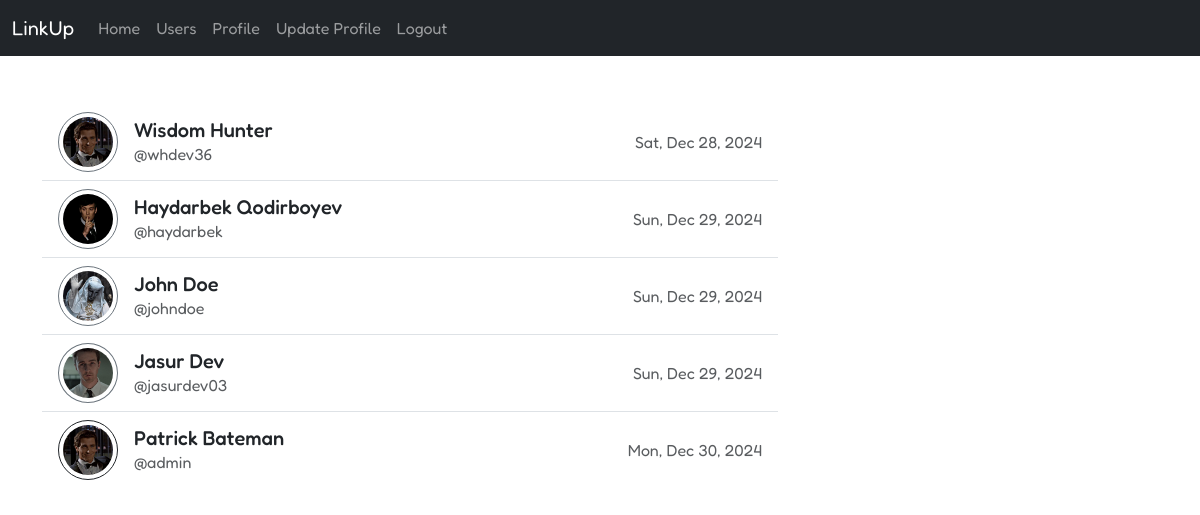
/account/users/ (signed in), run on the app's committed database.
### account/models.py (models this page shows, shortened)
class Account(AbstractUser):
	COLOR_CHOICE = [
		('primary', 'Primary'),
		('secondary', 'Secondary'),
		('success', 'Success'),
		('info', 'Info'),
		('danger', 'Danger'),
		('warning', 'Warning'),
		('dark', 'Dark'),
	]
	class Meta:
		verbose_name = 'Account'
		verbose_name_plural = 'Accounts'
	picture = models.ImageField(upload_to='accounts/pictures/', blank=True, null=True)
	bio = models.TextField(max_length=300, blank=True, null=True)
	is_private = models.BooleanField(default=True)
	slug = models.SlugField(unique=True, blank=True, null=True)
	follows = models.ManyToManyField('self', symmetrical=False, blank=True, related_name='followers')
	color = models.CharField(max_length=12, choices=COLOR_CHOICE, default='secondary', blank=True, null=True)

### account/views.py (the view)
# urls.py: path('users/', views.users, name='users'),
def users(req):
	users = Account.objects.exclude(id=req.user.id)
	return render(req, 'account/users.html', {'users': users})

### templates/account/users.html (shortened to what this page needs)
{% extends 'base.html' %}
{% load static %}
{% block content %}
	<div class="row">
		<div class="col-md-8">
			{% if users %}
				<ul class="list-group list-group-flush">
					{% for u in users %}
						{% if u.id != user.id %}
							<a href="{% url 'view-account' u.slug %}" class="list-group-item d-flex align-items-center justify-content-between">
								<div class="d-flex align-items-center gap-3">
									<img class="rounded-circle border border-1 p-1 border-{{ u.color }}"
										src="{% if u.picture %}{{ u.picture.url }}{% else %}{% static 'img/default-pic.png' %}{% endif %}"
										alt="{{ u.username }}" style="width: 60px;">
									<div>
										<h5 class="mb-0">{{ u.first_name }} {{ u.last_name }}</h5>
										<p class="text-muted mb-0">@{{ u.username }}</p>
									</div>
								</div>
								<p class="mb-0 text-muted">{{ u.date_joined|date:"D, M d, Y" }}</p>
							</a>
						{% endif %}
					{% endfor %}
				</ul>
			{% else %}
				<p>No users found.</p>
			{% endif %}
		</div>
	</div>
{% endblock %}

### templates/base.html (style rules this page uses)
* { font-family: "Fredoka", sans-serif; }

### data on the page
Account: picture (picture), first_name "Wisdom", last_name "Hunter", username "whdev36", date_joined "Sat, Dec 28, 2024"
Account: picture (picture), first_name "Haydarbek", last_name "Qodirboyev", username "haydarbek", date_joined "Sun, Dec 29, 2024"
Account: picture (picture), first_name "John", last_name "Doe", username "johndoe", date_joined "Sun, Dec 29, 2024"
Account: picture (picture), first_name "Jasur", last_name "Dev", username "jasurdev03", date_joined "Sun, Dec 29, 2024"
Account: picture (picture), first_name "Patrick", last_name "Bateman", username "admin", date_joined "Mon, Dec 30, 2024"
